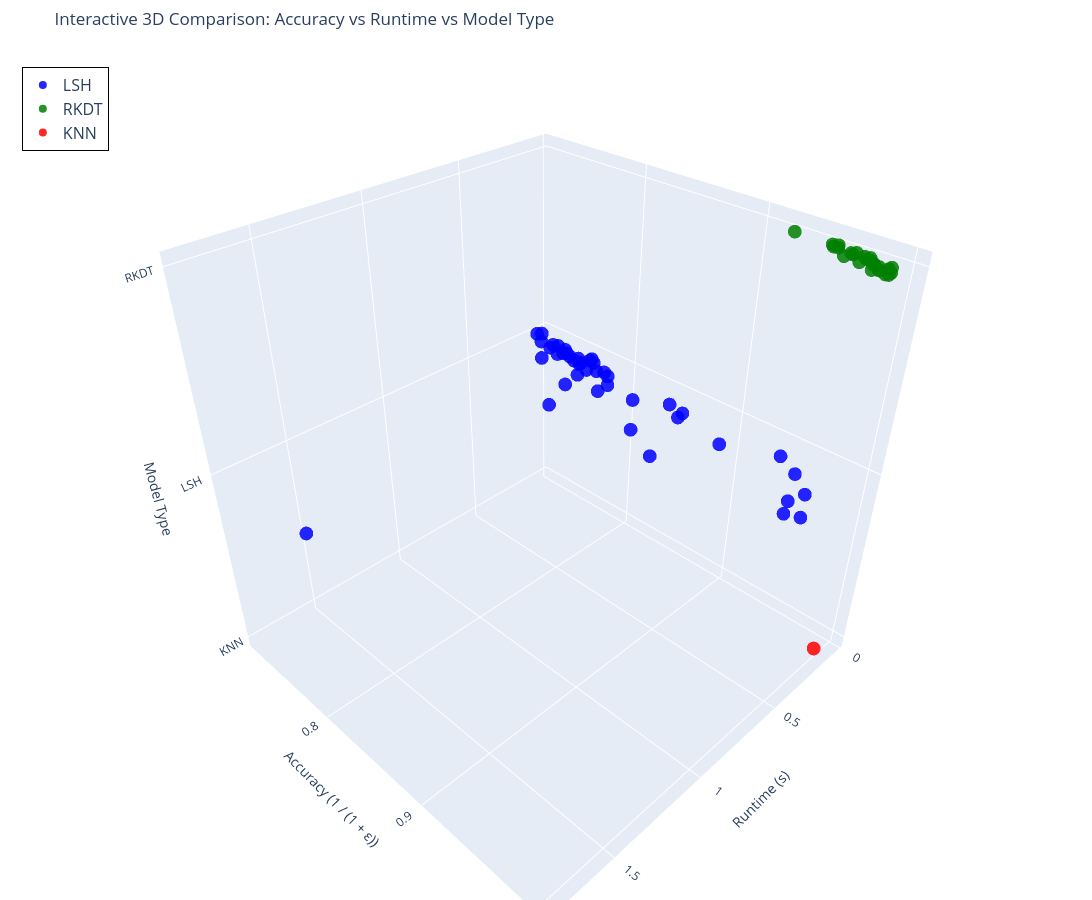

The cell this chart's notebook holds for it:
### Markdown cell above
This code creates an interactive 3D scatter plot using Plotly to visually compare KNN, LSH, and RKDT models based on **accuracy**, **runtime**, and **model type**. It merges all result DataFrames into one, maps model types to numeric values for the Z-axis, and assigns distinct colors for each model. Each model’s data points are plotted in 3D space, with tooltips showing model type and parameters. The plot layout is customized with clear axis labels, a styled legend, and enhanced visual formatting. Finally, the interactive plot is displayed and saved as an HTML file for exploration outside the notebook.

### Code cell
import plotly.graph_objects as go
import pandas as pd

# Combine all model results
df_plot3d = pd.concat([df_lsh, df_rkdt, df_knn], ignore_index=True)
df_plot3d = df_plot3d.dropna(subset=["Runtime", "Accuracy"])

# Assign numeric code to model types
model_map = {"KNN": 0, "LSH": 1, "RKDT": 2}
df_plot3d["ModelCode"] = df_plot3d["ModelType"].map(model_map)

# Define colors
color_map = {"KNN": "red", "LSH": "blue", "RKDT": "green"}

# Create figure
fig = go.Figure()

# Add scatter for each model
for model in df_plot3d["ModelType"].unique():
    subset = df_plot3d[df_plot3d["ModelType"] == model]
    fig.add_trace(go.Scatter3d(
        x=subset["Runtime"],
        y=subset["Accuracy"],
        z=subset["ModelCode"],
        mode='markers',
        name=model,
        marker=dict(
            size=8,
            color=color_map[model],
            opacity=0.85
        ),
        text=[f"{model}<br>Params: {p}" for p in subset["Params"]]
    ))

# Update layout
fig.update_layout(
    scene=dict(
        xaxis_title='Runtime (s)',
        yaxis_title='Accuracy (1 / (1 + ε))',
        zaxis_title='Model Type',
        zaxis=dict(
            tickvals=[0, 1, 2],
            ticktext=["KNN", "LSH", "RKDT"]
        )
    ),
    title="Interactive 3D Comparison: Accuracy vs Runtime vs Model Type",
    width=1200,
    height=900,
    margin=dict(l=0, r=0, b=0, t=50),
    
    # Make legend bigger and better positioned
    legend=dict(
        font=dict(size=16),
        x=0.02,
        y=0.98,
        bgcolor="white",
        bordercolor="black",
        borderwidth=1
    )
)

# Show the plot
fig.show()

# Save to interactive HTML file
fig.write_html("accuracy_runtime_modeltype_3d.html")

### Figure 1 — Plotly figure (JSON) as saved in the notebook; plotly's stock layout.template omitted (floating-point values rounded to 4 significant figures)
{"data": [{"marker": {"color": "blue", "opacity": 0.85, "size": 8}, "mode": "markers", "name": "LSH", "text": ["LSH<br>Params: K=12, L=3", "LSH<br>Params: K=12, L=4", "LSH<br>Params: K=12, L=5", "LSH<br>Params: K=12, L=6", "LSH<br>Params: K=12, L=8", "LSH<br>Params: K=12, L=10", "LSH<br>Params: K=15, L=3", "LSH<br>Params: K=15, L=4", "LSH<br>Params: K=15, L=5", "LSH<br>Params: K=15, L=6", "LSH<br>Params: K=15, L=8", "LSH<br>Params: K=15, L=10", "LSH<br>Params: K=18, L=3", "LSH<br>Params: K=18, L=4", "LSH<br>Params: K=18, L=5", "LSH<br>Params: K=18, L=6", "LSH<br>Params: K=18, L=8", "LSH<br>Params: K=18, L=10", "LSH<br>Params: K=20, L=3", "LSH<br>Params: K=20, L=4", "LSH<br>Params: K=20, L=5", "LSH<br>Params: K=20, L=6", "LSH<br>Params: K=20, L=8", "LSH<br>Params: K=20, L=10", "LSH<br>Params: K=25, L=3", "LSH<br>Params: K=25, L=4", "LSH<br>Params: K=25, L=5", "LSH<br>Params: K=25, L=6", "LSH<br>Params: K=25, L=8", "LSH<br>Params: K=25, L=10", "LSH<br>Params: K=28, L=3", "LSH<br>Params: K=28, L=4", "LSH<br>Params: K=28, L=5", "LSH<br>Params: K=28, L=6", "LSH<br>Params: K=28, L=8", "LSH<br>Params: K=28, L=10", "LSH<br>Params: K=30, L=3", "LSH<br>Params: K=30, L=4", "LSH<br>Params: K=30, L=5", "LSH<br>Params: K=30, L=6", "LSH<br>Params: K=30, L=8", "LSH<br>Params: K=30, L=10"], "type": "scatter3d", "x": [0.4308, 0.5252, 0.2167, 0.3874, 0.4648, 0.44, 0.1127, 1.794, 0.1575, 0.175, 0.152, 0.3055, 0.1262, 0.098, 0.1597, 0.243, 0.2151, 0.2567, 0.08219, 0.1162, 0.1202, 0.1656, 0.2951, 0.5305, 0.1554, 0.1416, 0.1396, 0.1763, 0.1671, 0.2252, 0.09994, 0.1189, 0.1668, 0.1747, 0.2528, 0.3547, 0.139, 0.1519, 0.1521, 0.2551, 0.1497, 0.1909], "y": [0.8592, 0.8895, 0.969, 0.9824, 0.9879, 0.9974, 0.7728, 0.7981, 0.8571, 0.8711, 0.9507, 0.986, 0.7352, 0.7724, 0.7705, 0.8343, 0.8723, 0.9133, 0.7155, 0.7393, 0.7474, 0.7988, 0.8081, 0.7966, 0.7368, 0.7248, 0.7524, 0.7481, 0.7876, 0.8074, 0.713, 0.7776, 0.7643, 0.7712, 0.7812, 0.7847, 0.7645, 0.7503, 0.7575, 0.7439, 0.7929, 0.781], "z": [1, 1, 1, 1, 1, 1, 1, 1, 1, 1, 1, 1, 1, 1, 1, 1, 1, 1, 1, 1, 1, 1, 1, 1, 1, 1, 1, 1, 1, 1, 1, 1, 1, 1, 1, 1, 1, 1, 1, 1, 1, 1]}, {"marker": {"color": "green", "opacity": 0.85, "size": 8}, "mode": "markers", "name": "RKDT", "text": ["RKDT<br>Params: N0=4, L0=5", "RKDT<br>Params: N0=4, L0=8", "RKDT<br>Params: N0=4, L0=10", "RKDT<br>Params: N0=4, L0=12", "RKDT<br>Params: N0=4, L0=15", "RKDT<br>Params: N0=5, L0=5", "RKDT<br>Params: N0=5, L0=8", "RKDT<br>Params: N0=5, L0=10", "RKDT<br>Params: N0=5, L0=12", "RKDT<br>Params: N0=5, L0=15", "RKDT<br>Params: N0=6, L0=5", "RKDT<br>Params: N0=6, L0=8", "RKDT<br>Params: N0=6, L0=10", "RKDT<br>Params: N0=6, L0=12", "RKDT<br>Params: N0=6, L0=15", "RKDT<br>Params: N0=8, L0=5", "RKDT<br>Params: N0=8, L0=8", "RKDT<br>Params: N0=8, L0=10", "RKDT<br>Params: N0=8, L0=12", "RKDT<br>Params: N0=8, L0=15", "RKDT<br>Params: N0=10, L0=5", "RKDT<br>Params: N0=10, L0=8", "RKDT<br>Params: N0=10, L0=10", "RKDT<br>Params: N0=10, L0=12", "RKDT<br>Params: N0=10, L0=15"], "type": "scatter3d", "x": [0.04781, 0.05235, 0.05816, 0.07881, 0.1053, 0.04142, 0.06098, 0.1102, 0.1014, 0.1463, 0.03759, 0.06748, 0.07409, 0.1181, 0.13, 0.06227, 0.07865, 0.09733, 0.1205, 0.1455, 0.05758, 0.07689, 0.09477, 0.1277, 0.1409], "y": [0.953, 0.9696, 0.9791, 0.9815, 0.9892, 0.926, 0.955, 0.9669, 0.9849, 0.9882, 0.9561, 0.9674, 0.9692, 0.9776, 0.9915, 0.9757, 0.9946, 0.9945, 0.998, 0.9966, 0.9579, 0.9784, 0.9849, 0.9908, 0.9984], "z": [2, 2, 2, 2, 2, 2, 2, 2, 2, 2, 2, 2, 2, 2, 2, 2, 2, 2, 2, 2, 2, 2, 2, 2, 2]}, {"marker": {"color": "red", "opacity": 0.85, "size": 8}, "mode": "markers", "name": "KNN", "text": ["KNN<br>Params: k=2"], "type": "scatter3d", "x": [0.139], "y": [1], "z": [0]}], "layout": {"height": 900, "legend": {"bgcolor": "white", "bordercolor": "black", "borderwidth": 1, "font": {"size": 16}, "x": 0.02, "y": 0.98}, "margin": {"b": 0, "l": 0, "r": 0, "t": 50}, "scene": {"xaxis": {"title": {"text": "Runtime (s)"}}, "yaxis": {"title": {"text": "Accuracy (1 / (1 + ε))"}}, "zaxis": {"ticktext": ["KNN", "LSH", "RKDT"], "tickvals": [0, 1, 2], "title": {"text": "Model Type"}}}, "title": {"text": "Interactive 3D Comparison: Accuracy vs Runtime vs Model Type"}, "width": 1200}}
